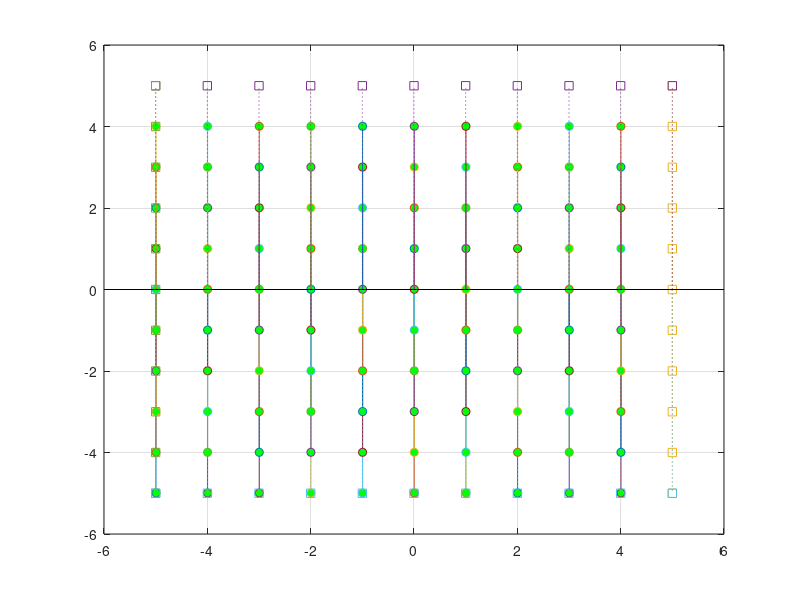

Here is the MATLAB script that generated this plot:
clc;
clear;
close all;
length = 10;
vres = length;
hres = length;
x =(0:1:vres-1);
y =(0:1:hres-1);

z=linspace(1,1,length);
xlabel('vres');
ylabel('hres');

s=1;
axis([0 hres*s 0 vres*s]);
%set(gca,'xtick',[0:1:hres*s],'XColor','k');
%set(gca,'ytick',[0:1:vres*s],'YColor','r');
%figure;
%% ray.o = Point3D(s * (x - hres / 2.0 + 0.5), s * (y - vres / 2.0 + 0.5), zw);s * (c - hres / 2.0 + 0.5), s * (r - vres / 2.0 + 0.5), zw)
px = s*(x - hres / 2.0 + 0.005);
py = s*(y - vres / 2.0 + 0.005);

for n =(px)
    for i=(py)
        stem(n, i,'MarkerFaceColor','Green'); 
        hold on;
    end;
end;

a =(-5:1:5);
b=linspace(5,5,length+1);
stem(b, a,'LineStyle',':','Marker','square');
stem(a, b,'LineStyle',':','Marker','square');
b=linspace(-5,-5,length+1);
stem(b, a,'LineStyle',':','Marker','square');
stem(a, b,'LineStyle',':','Marker','square');
grid on;


